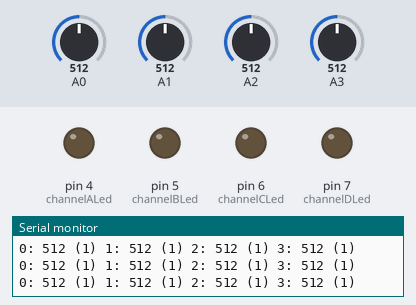
This sketch was run on a simulated Arduino Uno, built with avr-gcc and run on an emulated ATmega328P. Shown: output pins drawn as LEDs (lit = HIGH), the last lines printed to the serial monitor. The inputs (shaded band) are chosen by the test bench; at power-on: A0 = 512, A1 = 512, A2 = 512, A3 = 512.

Above: at 1.3 s.
1.4 s: A0 set to 574
2.9 s: A0 set to 601
At 3.5 s:
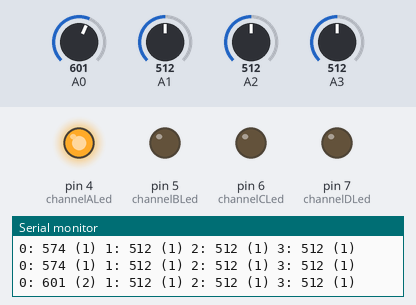
4.5 s: A1 set to 575
6.0 s: A1 set to 597
At 7.2 s:
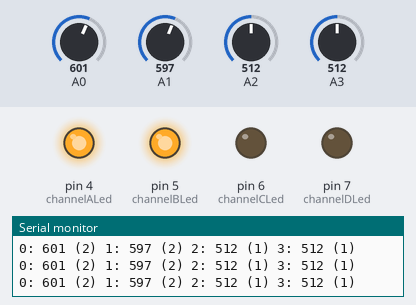
7.5 s: A2 set to 576
9.0 s: A2 set to 606
At 10.0 s:
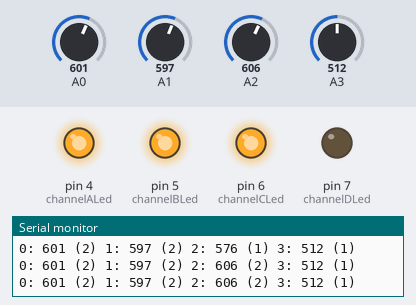
Timing chart, 0 to 11.5 s (numbered marks = the images above; inputs shaded):
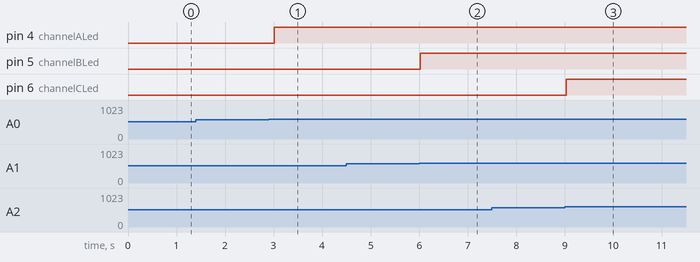

Measured:
- the behaviour switches between 589 and 590 on A0 (found by bisection; images 0 and 1)
- the behaviour switches between 589 and 590 on A1 (found by bisection; images 1 and 2)
- the behaviour switches between 589 and 590 on A2 (found by bisection; images 2 and 3)
- after the input at 2.9 s, pin 4 (channelALed): LOW → HIGH after 0.11 s
- after the input at 6.0 s, pin 5 (channelBLed): LOW → HIGH at once
- after the input at 9.0 s, pin 6 (channelCLed): LOW → HIGH at once

The sketch:

SecuritySensors.pde
```cpp
// (licence header left out)
// Use analog inputs 0 through 3 for sensor connections A through D
byte channelAInput = 0;
byte channelBInput = 1;
byte channelCInput = 2;
byte channelDInput = 3;

// Use digital outputs 4 through 7 for status indicator LEDs A through D
byte channelALed = 4;
byte channelBLed = 5;
byte channelCLed = 6;
byte channelDLed = 7;

/**
 * Initial configuration
 */
void setup()
{
  Serial.begin(38400);  // Use the serial port to report back readings

  pinMode(channelALed, OUTPUT);   // Set up channel A
  digitalWrite(channelALed, LOW);
  pinMode(channelBLed, OUTPUT);   // Set up channel B
  digitalWrite(channelBLed, LOW);
  pinMode(channelCLed, OUTPUT);   // Set up channel C
  digitalWrite(channelCLed, LOW);
  pinMode(channelDLed, OUTPUT);   // Set up channel D
  digitalWrite(channelDLed, LOW);
}

/**
 * Main program loop
 */
void loop()
{
  byte sensorStatus;
  sensorStatus = checkSensor(channelAInput, channelALed);
  sensorStatus = checkSensor(channelBInput, channelBLed);
  sensorStatus = checkSensor(channelCInput, channelCLed);
  sensorStatus = checkSensor(channelDInput, channelDLed);

  Serial.println("");
  delay(500);   // Wait half a second before reading all channels again
}

/**
 * Checks the state of a sensor and reports it to the connected host
 */
boolean checkSensor( byte sensorInput, byte statusOutput )
{
  byte state;
  int sensorReading = analogRead(sensorInput);
  if( sensorReading < 400 ) {
    state = 0;                        // Wire shorted. Possible tampering.
    digitalWrite(statusOutput, HIGH); // Turn the associated status LED on
  } else if ( sensorReading >= 400 && sensorReading < 590 ) {
    state = 1;                        // Normal state, sensor not triggered
    digitalWrite(statusOutput, LOW); // Turn the associated status LED off
  } else if ( sensorReading >= 590 && sensorReading < 800 ) {
    state = 2;                        // Sensor triggered.
    digitalWrite(statusOutput, HIGH); // turn the associated status LED on
  } else {
    state = 3;                        // Open circuit. Cut or tamper triggered.
    digitalWrite(statusOutput, HIGH); // Turn the associated status LED on
  }
  // Output the current reading to the host via the serial connection
  Serial.print(sensorInput, DEC);
  Serial.print(": ");
  Serial.print(sensorReading, DEC);
  Serial.print(" (");
  Serial.print(state, DEC);
  Serial.print(") ");
  // Pass the current state back to the calling function
  return state;
}
```
